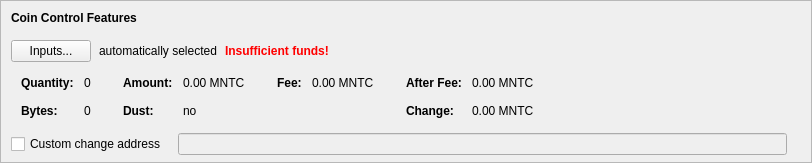
    <widget class="QFrame" name="frameCoinControl">
     <property name="sizePolicy">
      <sizepolicy hsizetype="Expanding" vsizetype="Expanding">
       <horstretch>0</horstretch>
       <verstretch>0</verstretch>
      </sizepolicy>
     </property>
     <property name="maximumSize">
      <size>
       <width>16777215</width>
       <height>16777215</height>
      </size>
     </property>
     <property name="frameShape">
      <enum>QFrame::StyledPanel</enum>
     </property>
     <property name="frameShadow">
      <enum>QFrame::Sunken</enum>
     </property>
     <layout class="QVBoxLayout" name="verticalLayoutCoinControl2">
      <property name="spacing">
       <number>0</number>
      </property>
      <property name="leftMargin">
       <number>0</number>
      </property>
      <property name="topMargin">
       <number>0</number>
      </property>
      <property name="rightMargin">
       <number>0</number>
      </property>
      <property name="bottomMargin">
       <number>6</number>
      </property>
      <item>
       <layout class="QVBoxLayout" name="verticalLayoutCoinControl" stretch="0,0,0,0,1">
        <property name="spacing">
         <number>0</number>
        </property>
        <property name="leftMargin">
         <number>10</number>
        </property>
        <property name="topMargin">
         <number>10</number>
        </property>
        <item>
         <layout class="QHBoxLayout" name="horizontalLayoutCoinControl1">
          <property name="bottomMargin">
           <number>15</number>
          </property>
          <item>
           <widget class="QLabel" name="labelCoinControlFeatures">
            <property name="sizePolicy">
             <sizepolicy hsizetype="Preferred" vsizetype="Maximum">
              <horstretch>0</horstretch>
              <verstretch>0</verstretch>
             </sizepolicy>
            </property>
            <property name="font">
             <font>
              <weight>75</weight>
              <bold>true</bold>
             </font>
            </property>
            <property name="styleSheet">
             <string notr="true">font-weight:bold;</string>
            </property>
            <property name="text">
             <string>Coin Control Features</string>
            </property>
           </widget>
          </item>
         </layout>
        </item>
        <item>
         <layout class="QHBoxLayout" name="horizontalLayoutCoinControl2" stretch="0,0,0,0">
          <property name="spacing">
           <number>8</number>
          </property>
          <property name="bottomMargin">
           <number>10</number>
          </property>
          <item>
           <widget class="QPushButton" name="pushButtonCoinControl">
            <property name="styleSheet">
             <string notr="true"/>
            </property>
            <property name="text">
             <string>Inputs...</string>
            </property>
            <property name="autoDefault">
             <bool>false</bool>
            </property>
           </widget>
          </item>
          <item>
           <widget class="QLabel" name="labelCoinControlAutomaticallySelected">
            <property name="text">
             <string>automatically selected</string>
            </property>
            <property name="margin">
             <number>5</number>
            </property>
           </widget>
          </item>
          <item>
           <widget class="QLabel" name="labelCoinControlInsuffFunds">
            <property name="font">
             <font>
              <weight>75</weight>
              <bold>true</bold>
             </font>
            </property>
            <property name="styleSheet">
             <string notr="true">color:red;font-weight:bold;</string>
            </property>
            <property name="text">
             <string>Insufficient funds!</string>
            </property>
            <property name="margin">
             <number>5</number>
            </property>
           </widget>
          </item>
          <item>
           <spacer name="horizontalSpacerCoinControl">
            <property name="orientation">
             <enum>Qt::Horizontal</enum>
            </property>
            <property name="sizeHint" stdset="0">
             <size>
              <width>40</width>
              <height>1</height>
             </size>
            </property>
           </spacer>
          </item>
         </layout>
        </item>
        <item>
         <widget class="QWidget" name="widgetCoinControl" native="true">
          <property name="sizePolicy">
           <sizepolicy hsizetype="Preferred" vsizetype="Preferred">
            <horstretch>0</horstretch>
            <verstretch>0</verstretch>
           </sizepolicy>
          </property>
          <property name="minimumSize">
           <size>
            <width>0</width>
            <height>0</height>
           </size>
          </property>
          <property name="styleSheet">
           <string notr="true"/>
          </property>
          <layout class="QHBoxLayout" name="horizontalLayoutCoinControl5">
           <property name="leftMargin">
            <number>0</number>
           </property>
           <property name="topMargin">
            <number>0</number>
           </property>
           <property name="rightMargin">
            <number>0</number>
           </property>
           <property name="bottomMargin">
            <number>0</number>
           </property>
           <item>
            <layout class="QHBoxLayout" name="horizontalLayoutCoinControl3" stretch="0,0,0,1">
             <property name="spacing">
              <number>20</number>
             </property>
             <property name="topMargin">
              <number>0</number>
             </property>
             <property name="bottomMargin">
              <number>10</number>
             </property>
             <item>
              <layout class="QFormLayout" name="formLayoutCoinControl1">
               <property name="horizontalSpacing">
                <number>10</number>
               </property>
               <property name="verticalSpacing">
                <number>14</number>
               </property>
               <property name="leftMargin">
                <number>10</number>
               </property>
               <property name="topMargin">
                <number>4</number>
               </property>
               <property name="rightMargin">
                <number>6</number>
               </property>
               <item row="0" column="0">
                <widget class="QLabel" name="labelCoinControlQuantityText">
                 <property name="font">
                  <font>
                   <weight>75</weight>
                   <bold>true</bold>
                  </font>
                 </property>
                 <property name="text">
                  <string>Quantity:</string>
                 </property>
                 <property name="margin">
                  <number>0</number>
                 </property>
                </widget>
               </item>
               <item row="0" column="1">
                <widget class="QLabel" name="labelCoinControlQuantity">
                 <property name="cursor">
                  <cursorShape>IBeamCursor</cursorShape>
                 </property>
                 <property name="contextMenuPolicy">
                  <enum>Qt::ActionsContextMenu</enum>
                 </property>
                 <property name="text">
                  <string notr="true">0</string>
                 </property>
                 <property name="margin">
                  <number>0</number>
                 </property>
                 <property name="textInteractionFlags">
                  <set>Qt::LinksAccessibleByMouse|Qt::TextSelectableByKeyboard|Qt::TextSelectableByMouse</set>
                 </property>
                </widget>
               </item>
               <item row="1" column="0">
                <widget class="QLabel" name="labelCoinControlBytesText">
                 <property name="font">
                  <font>
                   <weight>75</weight>
                   <bold>true</bold>
                  </font>
                 </property>
                 <property name="text">
                  <string>Bytes:</string>
                 </property>
                </widget>
               </item>
               <item row="1" column="1">
                <widget class="QLabel" name="labelCoinControlBytes">
                 <property name="cursor">
                  <cursorShape>IBeamCursor</cursorShape>
                 </property>
                 <property name="contextMenuPolicy">
                  <enum>Qt::ActionsContextMenu</enum>
                 </property>
                 <property name="text">
                  <string notr="true">0</string>
                 </property>
                 <property name="textInteractionFlags">
                  <set>Qt::LinksAccessibleByMouse|Qt::TextSelectableByKeyboard|Qt::TextSelectableByMouse</set>
                 </property>
                </widget>
               </item>
              </layout>
             </item>
             <item>
              <layout class="QFormLayout" name="formLayoutCoinControl2">
               <property name="horizontalSpacing">
                <number>10</number>
               </property>
               <property name="verticalSpacing">
                <number>14</number>
               </property>
               <property name="leftMargin">
                <number>6</number>
               </property>
               <property name="topMargin">
                <number>4</number>
               </property>
               <property name="rightMargin">
                <number>6</number>
               </property>
               <item row="0" column="0">
                <widget class="QLabel" name="labelCoinControlAmountText">
                 <property name="font">
                  <font>
                   <weight>75</weight>
                   <bold>true</bold>
                  </font>
                 </property>
                 <property name="text">
                  <string>Amount:</string>
                 </property>
                 <property name="margin">
                  <number>0</number>
                 </property>
                </widget>
               </item>
               <item row="0" column="1">
                <widget class="QLabel" name="labelCoinControlAmount">
                 <property name="cursor">
                  <cursorShape>IBeamCursor</cursorShape>
                 </property>
                 <property name="contextMenuPolicy">
                  <enum>Qt::ActionsContextMenu</enum>
                 </property>
                 <property name="text">
                  <string notr="true">0.00 MNTC</string>
                 </property>
                 <property name="textInteractionFlags">
                  <set>Qt::LinksAccessibleByMouse|Qt::TextSelectableByKeyboard|Qt::TextSelectableByMouse</set>
                 </property>
                </widget>
               </item>
               <item row="1" column="0">
                <widget class="QLabel" name="labelCoinControlLowOutputText">
                 <property name="font">
                  <font>
                   <weight>75</weight>
                   <bold>true</bold>
                  </font>
                 </property>
                 <property name="text">
                  <string>Dust:</string>
                 </property>
                </widget>
               </item>
               <item row="1" column="1">
                <widget class="QLabel" name="labelCoinControlLowOutput">
                 <property name="cursor">
                  <cursorShape>IBeamCursor</cursorShape>
                 </property>
                 <property name="contextMenuPolicy">
                  <enum>Qt::ActionsContextMenu</enum>
                 </property>
                 <property name="text">
                  <string notr="true">no</string>
                 </property>
                 <property name="textInteractionFlags">
                  <set>Qt::LinksAccessibleByMouse|Qt::TextSelectableByKeyboard|Qt::TextSelectableByMouse</set>
                 </property>
                </widget>
               </item>
              </layout>
             </item>
             <item>
              <layout class="QFormLayout" name="formLayoutCoinControl3">
               <property name="horizontalSpacing">
                <number>10</number>
               </property>
               <property name="verticalSpacing">
                <number>14</number>
               </property>
               <property name="leftMargin">
                <number>6</number>
               </property>
               <property name="topMargin">
                <number>4</number>
               </property>
               <property name="rightMargin">
                <number>6</number>
               </property>
               <item row="0" column="0">
                <widget class="QLabel" name="labelCoinControlFeeText">
                 <property name="font">
                  <font>
                   <weight>75</weight>
                   <bold>true</bold>
                  </font>
                 </property>
                 <property name="text">
                  <string>Fee:</string>
                 </property>
                 <property name="margin">
                  <number>0</number>
                 </property>
                </widget>
               </item>
               <item row="0" column="1">
                <widget class="QLabel" name="labelCoinControlFee">
                 <property name="cursor">
                  <cursorShape>IBeamCursor</cursorShape>
                 </property>
                 <property name="contextMenuPolicy">
                  <enum>Qt::ActionsContextMenu</enum>
                 </property>
                 <property name="text">
                  <string notr="true">0.00 MNTC</string>
                 </property>
                 <property name="textInteractionFlags">
                  <set>Qt::LinksAccessibleByMouse|Qt::TextSelectableByKeyboard|Qt::TextSelectableByMouse</set>
                 </property>
                </widget>
               </item>
             </layout>
             </item>
             <item>
              <layout class="QFormLayout" name="formLayoutCoinControl4">
               <property name="horizontalSpacing">
                <number>10</number>
               </property>
               <property name="verticalSpacing">
                <number>14</number>
               </property>
               <property name="leftMargin">
                <number>6</number>
               </property>
               <property name="topMargin">
                <number>4</number>
               </property>
               <property name="rightMargin">
                <number>6</number>
               </property>
               <item row="0" column="0">
                <widget class="QLabel" name="labelCoinControlAfterFeeText">
                 <property name="font">
                  <font>
                   <weight>75</weight>
                   <bold>true</bold>
                  </font>
                 </property>
                 <property name="text">
                  <string>After Fee:</string>
                 </property>
                 <property name="margin">
                  <number>0</number>
                 </property>
                </widget>
               </item>
               <item row="0" column="1">
                <widget class="QLabel" name="labelCoinControlAfterFee">
                 <property name="cursor">
                  <cursorShape>IBeamCursor</cursorShape>
                 </property>
                 <property name="contextMenuPolicy">
                  <enum>Qt::ActionsContextMenu</enum>
                 </property>
                 <property name="text">
                  <string notr="true">0.00 MNTC</string>
                 </property>
                 <property name="textInteractionFlags">
                  <set>Qt::LinksAccessibleByMouse|Qt::TextSelectableByKeyboard|Qt::TextSelectableByMouse</set>
                 </property>
                </widget>
               </item>
               <item row="1" column="0">
                <widget class="QLabel" name="labelCoinControlChangeText">
                 <property name="font">
                  <font>
                   <weight>75</weight>
                   <bold>true</bold>
                  </font>
                 </property>
                 <property name="text">
                  <string>Change:</string>
                 </property>
                </widget>
               </item>
               <item row="1" column="1">
                <widget class="QLabel" name="labelCoinControlChange">
                 <property name="cursor">
                  <cursorShape>IBeamCursor</cursorShape>
                 </property>
                 <property name="contextMenuPolicy">
                  <enum>Qt::ActionsContextMenu</enum>
                 </property>
                 <property name="text">
                  <string notr="true">0.00 MNTC</string>
                 </property>
                 <property name="textInteractionFlags">
                  <set>Qt::LinksAccessibleByMouse|Qt::TextSelectableByKeyboard|Qt::TextSelectableByMouse</set>
                 </property>
                </widget>
               </item>
              </layout>
             </item>
            </layout>
           </item>
          </layout>
         </widget>
        </item>
        <item>
         <layout class="QHBoxLayout" name="horizontalLayoutCoinControl4" stretch="0,0,0">
          <property name="spacing">
           <number>12</number>
          </property>
          <property name="sizeConstraint">
           <enum>QLayout::SetDefaultConstraint</enum>
          </property>
          <property name="topMargin">
           <number>5</number>
          </property>
          <property name="rightMargin">
           <number>5</number>
          </property>
          <item>
           <widget class="QCheckBox" name="checkBoxCoinControlChange">
            <property name="toolTip">
             <string>If this is activated, but the change address is empty or invalid, change will be sent to a newly generated address.</string>
            </property>
            <property name="text">
             <string>Custom change address</string>
            </property>
           </widget>
          </item>
          <item>
           <widget class="QValidatedLineEdit" name="lineEditCoinControlChange">
            <property name="enabled">
             <bool>false</bool>
            </property>
            <property name="sizePolicy">
             <sizepolicy hsizetype="Expanding" vsizetype="Fixed">
              <horstretch>0</horstretch>
              <verstretch>0</verstretch>
             </sizepolicy>
            </property>
           </widget>
          </item>
          <item>
           <widget class="QLabel" name="labelCoinControlChangeLabel">
            <property name="sizePolicy">
             <sizepolicy hsizetype="Preferred" vsizetype="Expanding">
              <horstretch>0</horstretch>
              <verstretch>0</verstretch>
             </sizepolicy>
            </property>
            <property name="minimumSize">
             <size>
              <width>0</width>
              <height>0</height>
             </size>
            </property>
            <property name="text">
             <string/>
            </property>
            <property name="margin">
             <number>3</number>
            </property>
           </widget>
          </item>
         </layout>
        </item>
        <item>
         <spacer name="verticalSpacerCoinControl">
          <property name="orientation">
           <enum>Qt::Vertical</enum>
          </property>
          <property name="sizeHint" stdset="0">
           <size>
            <width>800</width>
            <height>1</height>
           </size>
          </property>
         </spacer>
        </item>
       </layout>
      </item>
     </layout>
    </widget>
